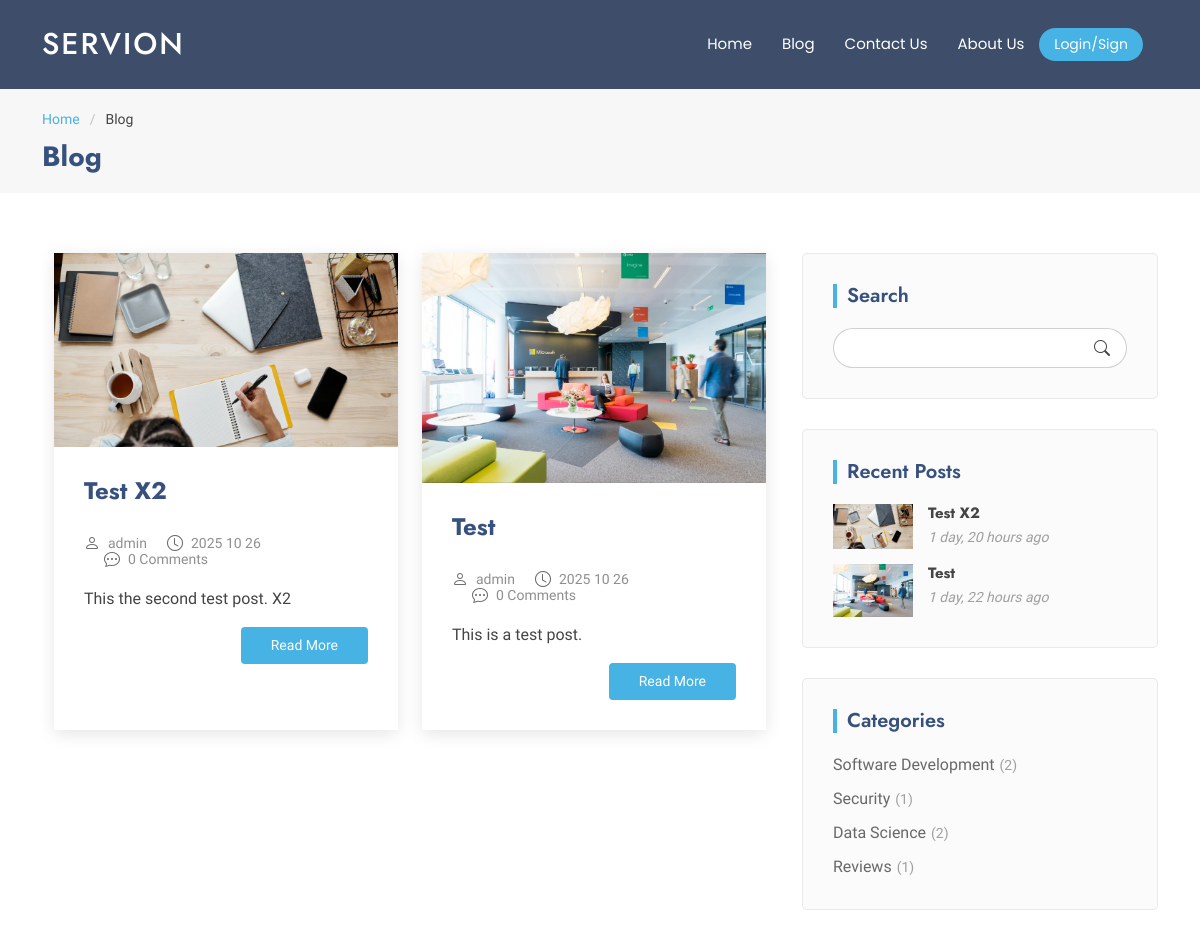
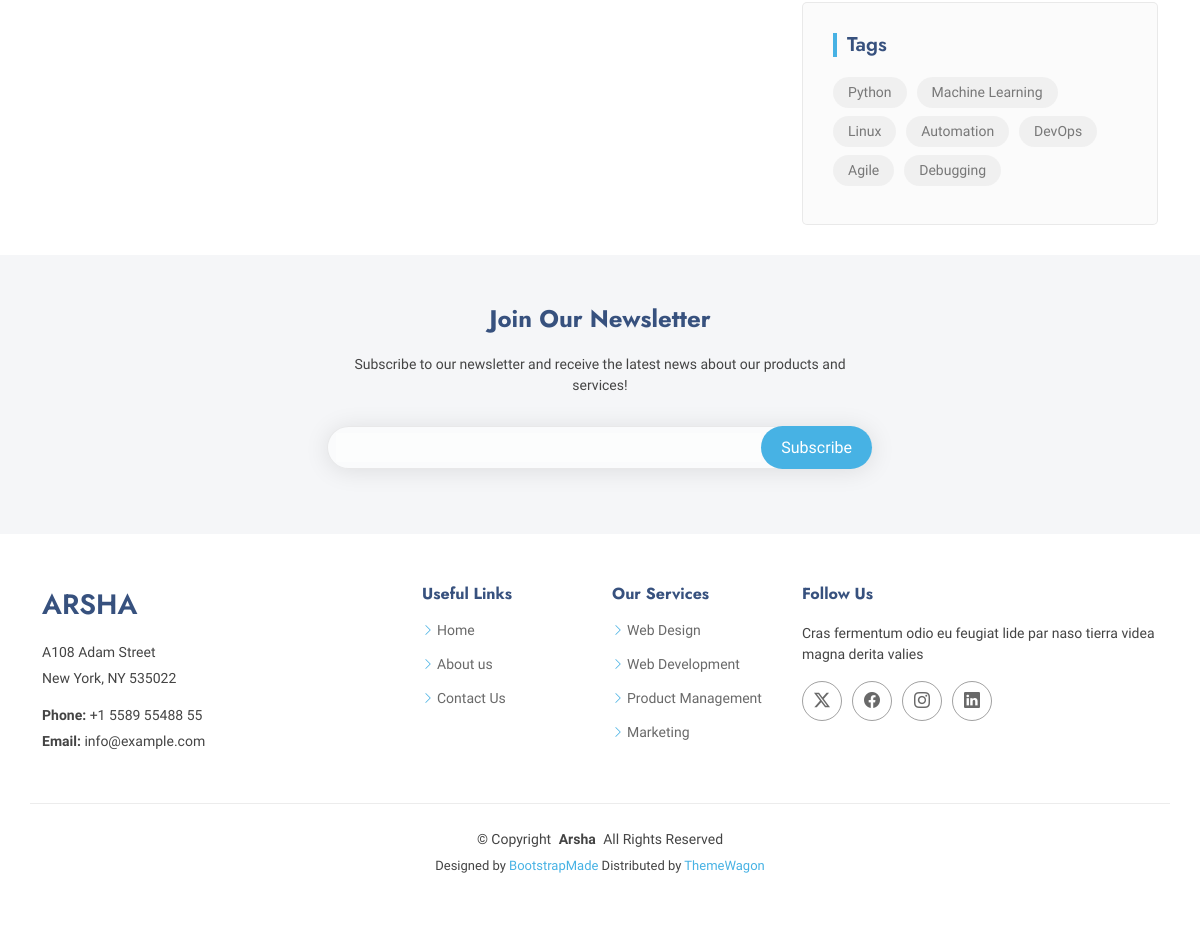
The app's page /blog/search/ with its own data (2 pictures, top to bottom).
### blogApp/models.py (models this page shows, shortened)
class Post(models.Model):
    thumbnail = models.ImageField(
        upload_to=r"thumbnail/%Y/%m/%d/", default="blog_thumbnails/default.webp"
    )
    title = models.CharField(max_length=200)
    content = models.TextField()
    author = models.ForeignKey("auth.User", on_delete=models.SET_NULL, null=True)
    created_at = models.DateTimeField(auto_now_add=True)
    updated_at = models.DateTimeField(auto_now=True)
    published_at = models.DateTimeField(default=timezone.now)
    is_published = models.BooleanField(default=False)
    views = models.PositiveIntegerField(default=0)
    tags = models.ManyToManyField(
        "Tag",
        related_name="posts",
    )
    categories = models.ManyToManyField(
        "Category",
        related_name="posts",
    )
    class Meta:
        ordering = ["-created_at"]

class Category(models.Model):
    name = models.CharField(max_length=50, unique=True)
    def __str__(self):
        return self.name

class Tag(models.Model):
    name = models.CharField(max_length=50, unique=True)

### blogApp/views.py (the view)
# urls.py: path("search/", blog_search_view, name="search"),
def blog_search_view(request):
    query = request.GET.get('search')
    posts = Post.objects.filter(is_published=True, published_at__lte=timezone.now())
    if query:
        posts = (posts.filter(content__icontains=query) | posts.filter(title__icontains=query)).distinct()
    return render(request, 'blogApp/blog_index.html', {'posts': posts})

### blogApp/templatetags/blog_tags.py (called while the page is built)
@register.inclusion_tag(filename="templatetags/blogApp/tags.html")
def tags():
    posts = Post.objects.filter(is_published=True, published_at__lte=timezone.now())
    posts_tags = posts.values_list('tags__id', flat=True).distinct()
    tags = Tag.objects.filter(id__in=posts_tags)
    return {"tags": tags}

@register.inclusion_tag(filename="templatetags/blogApp/categories.html")
def categories():
    posts = Post.objects.filter(is_published=True, published_at__lte=timezone.now())
    categories = Category.objects.all()
    available_categories = {}
    for category in categories:
        if posts.filter(categories=category).count() != 0:
            available_categories[category] = posts.filter(categories=category).count()
    return {"categories": available_categories}

@register.inclusion_tag(filename="templatetags/blogApp/recent_posts.html")
def recent_posts():
    posts = Post.objects.filter(is_published=True, published_at__lte=timezone.now()).order_by('-created_at')[:3]
    return {"posts": posts}

@register.inclusion_tag(filename="templatetags/blogApp/search.html")
def search():
    return {}

### templates/blogApp/blog_index.html (shortened to what this page needs)
{% extends 'base_blogApp.html' %}
{% load static %}
{% block content %}
{% load blog_tags %}
    <div class="container">
      <div class="row">
        <div class="col-lg-8">
          <section id="blog-posts" class="blog-posts section">
            <div class="container" data-aos="fade-up" data-aos-delay="100">
              <div class="row gy-4">
                {% for post in posts %}
                <div class="col-lg-6">
                  <article>
                    <div class="post-img">
                      <img href="{% url 'blog:details' post.id %}" src="{{ post.thumbnail.url }}" alt="" class="img-fluid">
                    </div>
                    <h2 class="title">
                      <a href="{% url 'blog:details' post.id %}">{{ post.title }}</a>
                    </h2>
                    <div class="meta-top">
                      <ul>
                        <li class="d-flex align-items-center"><i class="bi bi-person"></i> <a href="{% url 'blog:author' post.author %}">{{ post.author }}</a></li>
                        <li class="d-flex align-items-center"><i class="bi bi-clock"></i> <a href="{% url 'blog:details' post.id %}"><time datetime="2022-01-01">{{ post.published_at|date:'Y m d' }}</time></a></li>
                        <li class="d-flex align-items-center"><i class="bi bi-chat-dots"></i> <a href="{% url 'blog:details' post.id %}">0 Comments</a></li>
                      </ul>
                    </div>
                    <div class="content">
                      <p>
                        {{ post.content|truncatewords:10 }}
                      </p>
                      <div class="read-more">
                        <a href="{% url 'blog:details' post.id %}">Read More</a>
                      </div>
                    </div>
                  </article>
                </div>
                {% endfor %}
              </div>
            </div>
          </section>
          <section id="pagination-2" class="pagination-2 section">
          </section>
        </div>
        <div class="col-lg-4 sidebar">
          <div class="widgets-container" data-aos="fade-up" data-aos-delay="200">
             {% search %}
             {% recent_posts %}
             {% categories %}
             {% tags %}
          </div>
        </div>
      </div>
    </div>
{% endblock %}

### templates/base_blogApp.html (shortened to what this page needs)
{% load static %}
{% load compress %}
<!DOCTYPE html>
<html lang="en">
<head>
  {% compress css %}
  <link href="{% static 'blogApp/assets/vendor/bootstrap/css/bootstrap.min.css' %}" rel="stylesheet">
  <link href="{% static 'blogApp/assets/vendor/bootstrap-icons/bootstrap-icons.css' %}" rel="stylesheet">
  <link href="{% static 'blogApp/assets/vendor/aos/aos.css' %}" rel="stylesheet">
  <link href="{% static 'blogApp/assets/vendor/glightbox/css/glightbox.min.css' %}" rel="stylesheet">
  <link href="{% static 'blogApp/assets/vendor/swiper/swiper-bundle.min.css' %}" rel="stylesheet">
  <link href="{% static 'blogApp/assets/css/main.css' %}" rel="stylesheet">
  {% endcompress %}
</head>
<body class="blog-details-page">
  <header id="header" class="header d-flex align-items-center sticky-top">
    <div class="container-fluid container-xl position-relative d-flex align-items-center">
      <a href="index.html" class="logo d-flex align-items-center me-auto">
        <h1 class="sitename"> ServIon </h1>
      </a>
      <nav id="navmenu" class="navmenu">
        <ul>
          <li><a href="{% url 'main:index' %}">Home</a></li>
          <li><a href="{% url 'blog:index' %}">Blog</a></li>
          <li><a href="{% url 'main:contact' %}">Contact Us</a></li>
          <li><a href="{% url 'main:about' %}">About Us</a></li>
      {% if request.user.is_authenticated %}
      <a class="btn-getstarted" href="{% url 'accounts:logout' %}">Logged in as {{ request.user.username }}</a>
      {% else %}
      <a class="btn-getstarted" href="{% url 'accounts:index' %}">Login/Sign</a>
      {% endif %}
    </div>
  </header>
    <div class="page-title" data-aos="fade">
      <div class="container">
        <nav class="breadcrumbs">
          <ol>
            <li><a href="{% url 'main:index' %}">Home</a></li>
            <li class="current">Blog</li>
          </ol>
        </nav>
        <h1>Blog</h1>
      </div>
    </div>
  {% block content %}
  {% endblock%}
   <footer id="footer" class="footer">
    <div class="footer-newsletter">
      <div class="container">
        <div class="row justify-content-center text-center">
          <div class="col-lg-6">
            <h4>Join Our Newsletter</h4>
            <p>Subscribe to our newsletter and receive the latest news about our products and services!</p>
            <form action="" method="POST" >
              <div class="newsletter-form"><input type="email" name="email"><input type="submit" value="Subscribe"></div>
            </form>
          </div>
        </div>
      </div>
    </div>
    <div class="container footer-top">
      <div class="row gy-4">
        <div class="col-lg-4 col-md-6 footer-about">
          <a href="index.html" class="d-flex align-items-center">
            <span class="sitename">Arsha</span>
          </a>
          <div class="footer-contact pt-3">
            <p>A108 Adam Street</p>
            <p>New York, NY 535022</p>
            <p class="mt-3"><strong>Phone:</strong> <span>+1 5589 55488 55</span></p>
            <p><strong>Email:</strong> <span>info@example.com</span></p>
          </div>
        </div>
        <div class="col-lg-2 col-md-3 footer-links">
          <h4>Useful Links</h4>
          <ul>
            <li><i class="bi bi-chevron-right"></i> <a href="{% url 'main:index' %}">Home</a></li>
            <li><i class="bi bi-chevron-right"></i> <a href="{% url 'main:about' %}">About us</a></li>
            <li><i class="bi bi-chevron-right"></i> <a href="{% url 'main:contact' %}">Contact Us</a></li>
          </ul>
        </div>
        <div class="col-lg-2 col-md-3 footer-links">
          <h4>Our Services</h4>
          <ul>
            <li><i class="bi bi-chevron-right"></i> <a href="#">Web Design</a></li>
            <li><i class="bi bi-chevron-right"></i> <a href="#">Web Development</a></li>
            <li><i class="bi bi-chevron-right"></i> <a href="#">Product Management</a></li>
            <li><i class="bi bi-chevron-right"></i> <a href="#">Marketing</a></li>
          </ul>
        </div>
        <div class="col-lg-4 col-md-12">
          <h4>Follow Us</h4>
          <p>Cras fermentum odio eu feugiat lide par naso tierra videa magna derita valies</p>
          <div class="social-links d-flex">
            <a href=""><i class="bi bi-twitter-x"></i></a>
            <a href=""><i class="bi bi-facebook"></i></a>
            <a href=""><i class="bi bi-instagram"></i></a>
            <a href=""><i class="bi bi-linkedin"></i></a>
          </div>
        </div>
      </div>
    </div>
    <div class="container copyright text-center mt-4">
      <p>© <span>Copyright</span> <strong class="px-1 sitename">Arsha</strong> <span>All Rights Reserved</span></p>
      <div class="credits">
        Designed by <a href="https://bootstrapmade.com/">BootstrapMade</a> Distributed by <a href="https://themewagon.com" target="_blank">ThemeWagon</a>
      </div>
    </div>
  </footer>
</body>
</html>

### templates/templatetags/blogApp/search.html
<div class="search-widget widget-item">
    <h3 class="widget-title">Search</h3>
    <form action="{% url 'blog:search' %}" method="get">
    <input type="text" name="search">
    <button type="submit" title="Search"><i class="bi bi-search"></i></button>
    </form>
</div>

### templates/templatetags/blogApp/recent_posts.html
{% load humanize %}
<div class="recent-posts-widget widget-item">
    <h3 class="widget-title">Recent Posts</h3>
    {% for post in posts %}
    <div class="post-item">
    <img src="{{ post.thumbnail.url }}" alt="" class="flex-shrink-0">
    <div>
        <h4><a href="{% url 'blog:details' post.id %}">{{ post.title }}</a></h4>
        <time datetime="{{ post.published_at|date:'Y-m-d' }}">{{ post.published_at|naturaltime }}</time>
    </div>
    </div>
    {% endfor %}
</div>

### templates/templatetags/blogApp/categories.html
<div class="categories-widget widget-item">
    <h3 class="widget-title">Categories</h3>
    <ul class="mt-3">
    {% for category, count in categories.items %}
    <li><a href="{% url 'blog:category' category %}">{{category}}<span>({{count}})</span></a></li>
    {% endfor %}
</div>

### templates/templatetags/blogApp/tags.html
<div class="tags-widget widget-item">
    <h3 class="widget-title">Tags</h3>
    <ul>
    {% for tag in tags %}
    <li><a href="{% url 'blog:tag' tag.name %}">{{tag.name}}</a></li>
    {% endfor %}
    </ul>
</div>

### records on screen
Post: thumbnail (picture), title "Test X2", author "admin", published_at "2025 10 26", content "This the second test post. X2", published_at "1 day, 20 hours ago"
Post: thumbnail (placeholder picture), title "Test", author "admin", published_at "2025 10 26", content "This is a test post.", published_at "1 day, 22 hours ago"
Category: name "Software Development", count "2"
Category: name "Security", count "1"
Category: name "Data Science", count "2"
Category: name "Reviews", count "1"
Tag: name "Python"
Tag: name "Machine Learning"
Tag: name "Linux"
Tag: name "Automation"
Tag: name "DevOps"
Tag: name "Agile"
Tag: name "Debugging"
